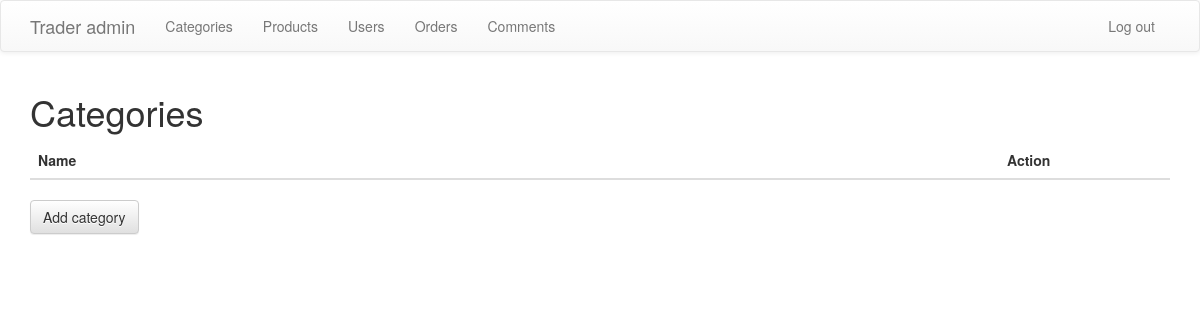
/admin/categories.php, run on an earlier commit of the app's database.
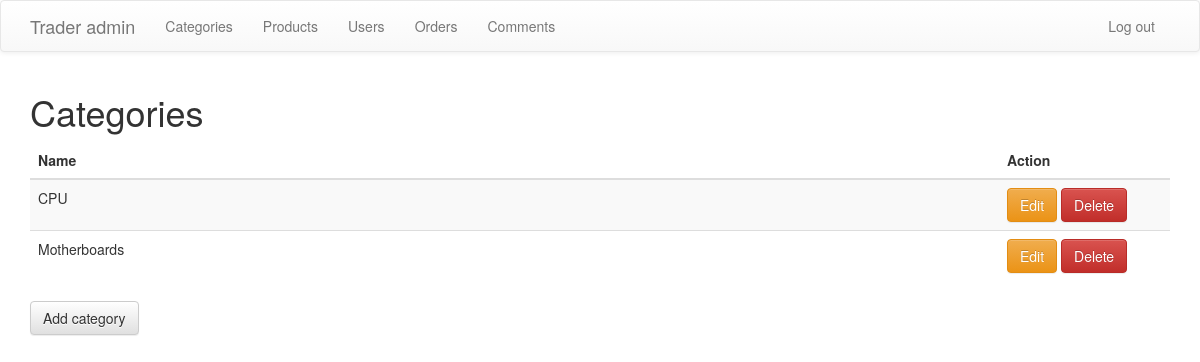
And on a later commit of the database.
### tables this page shows
CREATE TABLE IF NOT EXISTS `categories` (
  `category_id` int(11) NOT NULL AUTO_INCREMENT,
  `name` varchar(255) NOT NULL,
  `description` text NOT NULL,
  PRIMARY KEY (`category_id`)
);

### admin/categories.php (the view, shortened to what this page needs)
<?php
include('config.php');
?>
<!DOCTYPE html>
<html lang="en">
<head>
	<link rel="stylesheet" href="https://maxcdn.bootstrapcdn.com/bootstrap/3.3.4/css/bootstrap.min.css">
	<link rel="stylesheet" href="https://maxcdn.bootstrapcdn.com/bootstrap/3.3.4/css/bootstrap-theme.min.css">
</head>
<body>
	<?php include('template_parts/header.php'); ?>
	<div class="container">
		<h1>Categories</h1>
		<table class="table table-striped">
			<thead>
				<tr>
					<th width="85%">Name</th>
					<th>Action</th>
				</tr>
			</thead>
			<tbody>
				<?php
				$categories = $db->query("SELECT * FROM categories ORDER BY category_id DESC");
				while($row = $categories->fetch_assoc()) {
				?>
				<tr>
					<td><?php echo $row['name'] ?></td>
					<td>
						<a href="edit_category.php?category_id=<?php echo $row['category_id']; ?>" class="btn btn-warning">Edit</a>
						<a href="delete_category.php?category_id=<?php echo $row['category_id']; ?>" class="btn btn-danger">Delete</a>
					</td>
				</tr>
				<?php
				}
				?>
			</tbody>
		</table>
		<a href="add_category.php" class="btn btn-default">Add category</a>
	</div>
</body>
</html>

What changed in the data, as far as the page shows it:
added categories: name "CPU"
added categories: name "Motherboards"
